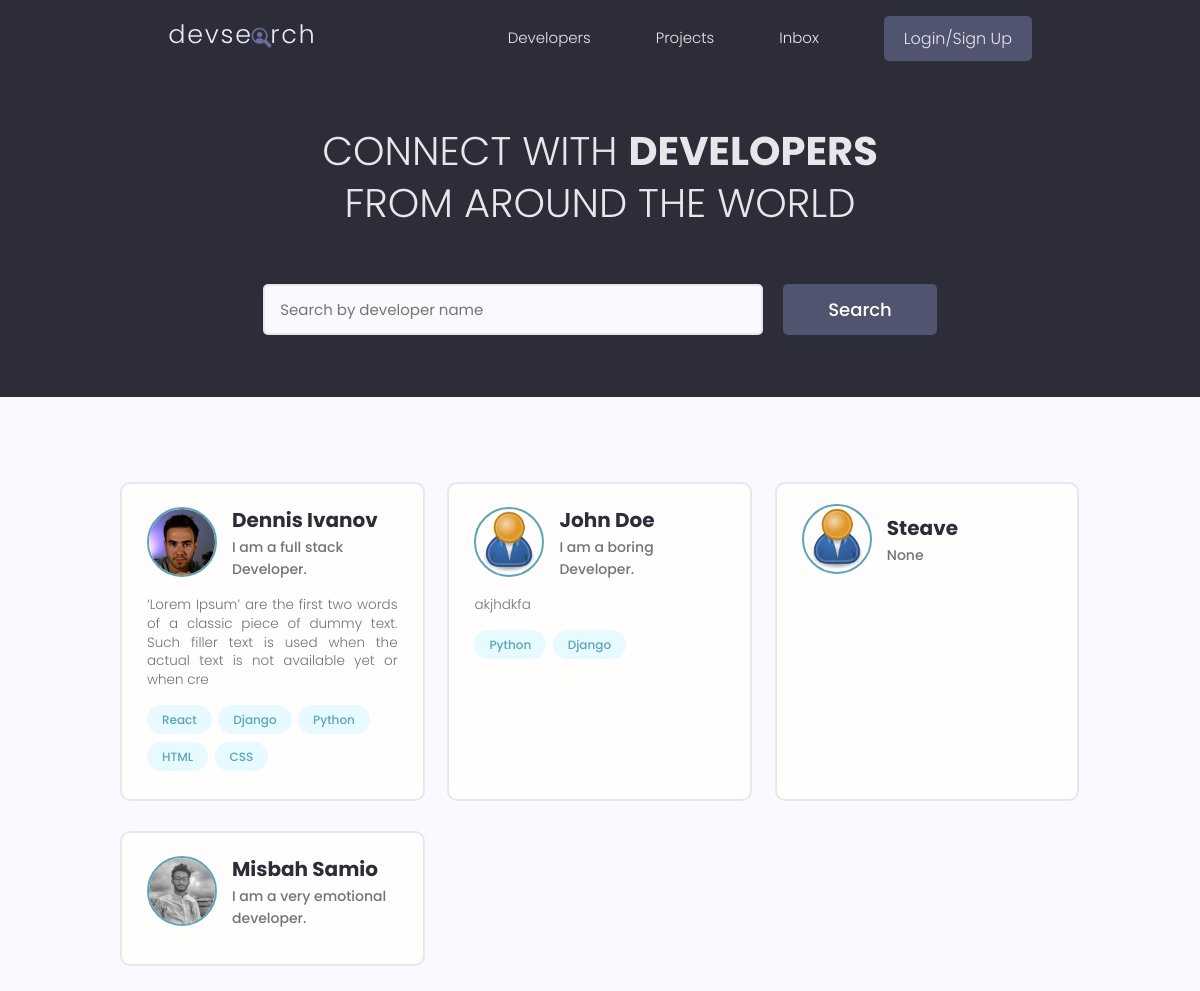
Before: / with the older database file.
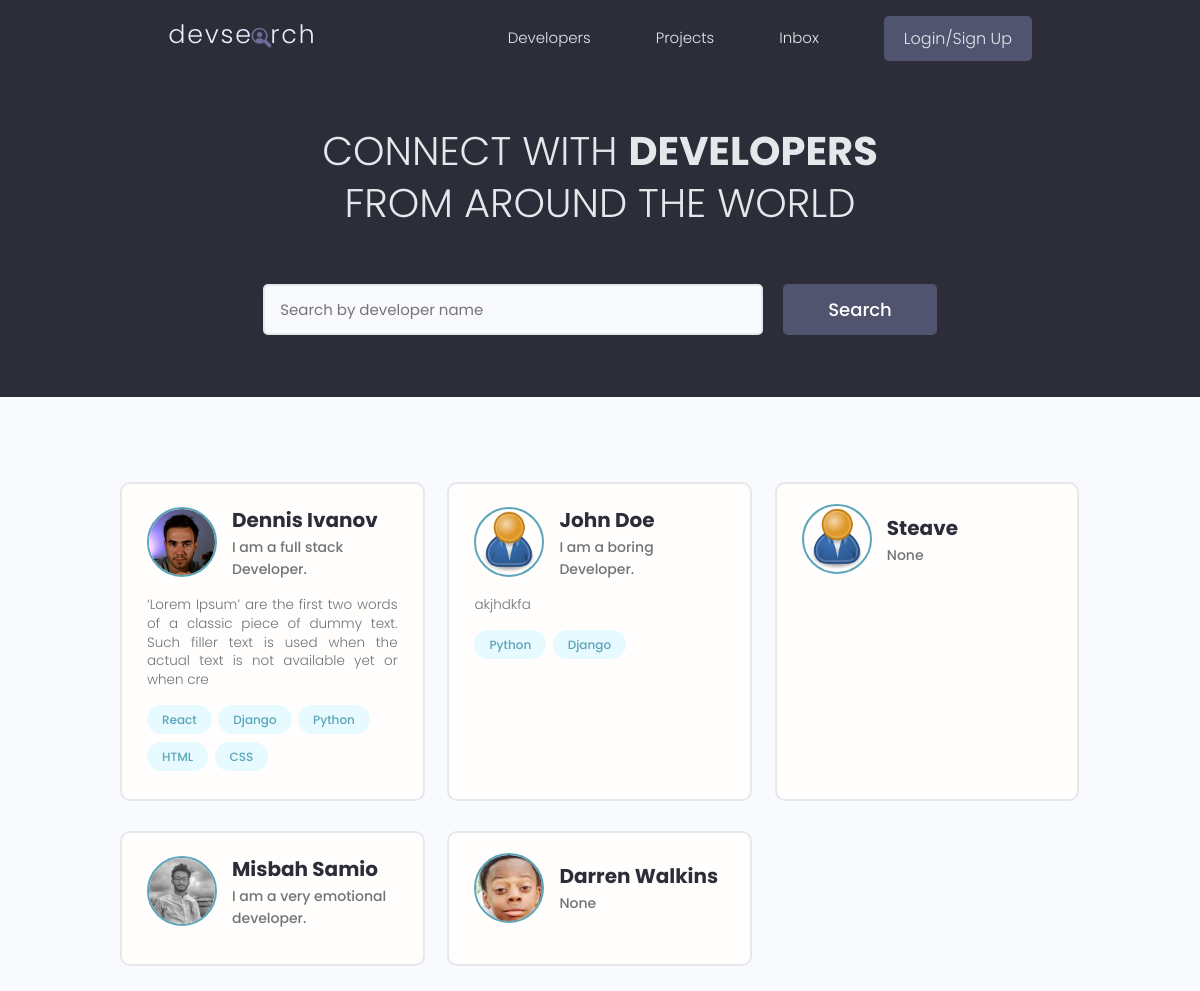
After: the same page with the newer database file.
### users/models.py (models this page shows, shortened)
class Profile(models.Model):
    user = models.OneToOneField(User, on_delete=models.CASCADE, null=True, blank=True)
    name = models.CharField(max_length=200, blank=True, null=True)
    email = models.EmailField(max_length=500, blank=True, null=True)
    username = models.CharField(max_length=200, blank=True, null=True)
    location = models.CharField(max_length=200, blank=True, null=True)
    short_intro = models.CharField(max_length=200, blank=True, null=True)
    bio = models.TextField(blank=True, null=True)
    profile_image = models.ImageField(null=True, blank=True, upload_to='profiles/', default="profiles/user-default.png")
    social_github = models.CharField(max_length=200, blank=True, null=True)
    social_twitter = models.CharField(max_length=200, blank=True, null=True)
    social_linkedin = models.CharField(max_length=200, blank=True, null=True)
    social_youtube = models.CharField(max_length=200, blank=True, null=True)
    social_website = models.CharField(max_length=200, blank=True, null=True)
    created = models.DateTimeField(auto_now_add=True)
    id = models.UUIDField(default=uuid.uuid4, unique=True, primary_key=True, editable=False)

class Skill(models.Model):
    owner = models.ForeignKey(Profile, on_delete=models.CASCADE, null=True, blank=True)
    name = models.CharField(max_length=200, blank=True, null=True)
    description = models.TextField(null=True, blank=True)
    created = models.DateTimeField(auto_now_add=True)
    id = models.UUIDField(default=uuid.uuid4, unique=True, primary_key=True, editable=False)
    def __str__(self):
        return str(self.name)

### users/views.py (the view)
# urls.py: path('', views.profiles, name="profiles"),
def profiles(request):
    profiles = Profile.objects.all()
    context = {'profiles' : profiles}
    return render(request, 'users/profiles.html', context)

### users/templates/users/profiles.html (shortened to what this page needs)
{% extends 'main.html' %}
{% block content %}
<main class="home">
    <section class="hero-section text-center">
      <div class="container container--narrow">
        <div class="hero-section__box">
          <h2>CONNECT WITH <span>DEVELOPERS</span></h2>
          <h2>FROM AROUND THE WORLD</h2>
        </div>
        <div class="hero-section__search">
          <form class="form" action="#" method="get">
            <div class="form__field">
              <input class="input input--text" id="formInput#search" type="text" name="text"
                placeholder="Search by developer name" />
            </div>
            <input class="btn btn--sub btn--lg" type="submit" value="Search" />
          </form>
        </div>
      </div>
    </section>
    <section class="devlist">
      <div class="container">
        <div class="grid grid--three">
        {% for profile in profiles %}
          <div class="column card">
            <div class="dev">
              <a href="{% url 'user-profile' profile.id %}" class="card__body">
                <div class="dev__profile">
                  <img class="avatar avatar--md" src="{{ profile.profile_image.url }}" alt="image" />
                  <div class="dev__meta">
                    <h3>{{ profile.name }}</h3>
                    <h5>{{ profile.short_intro|slice:"60" }}</h5>
                  </div>
                </div>
                <p class="dev__info">
                  {{profile.bio|slice:"150"}}
                </p>
                <div class="dev__skills">
                  {% for skill in profile.skill_set.all|slice:"5" %}
                  <span class="tag tag--pill tag--main">
                    <small>{{ skill }}</small>
                  </span>
                  {% endfor %}
                </div>
              </a>
            </div>
          </div>
        {% endfor %}
        </div>
      </div>
    </section>
  </main>
{% endblock content %}

Changed rows visible on the page:
added Profile: profile_image (picture), name "Darren Walkins", short_intro "None"
